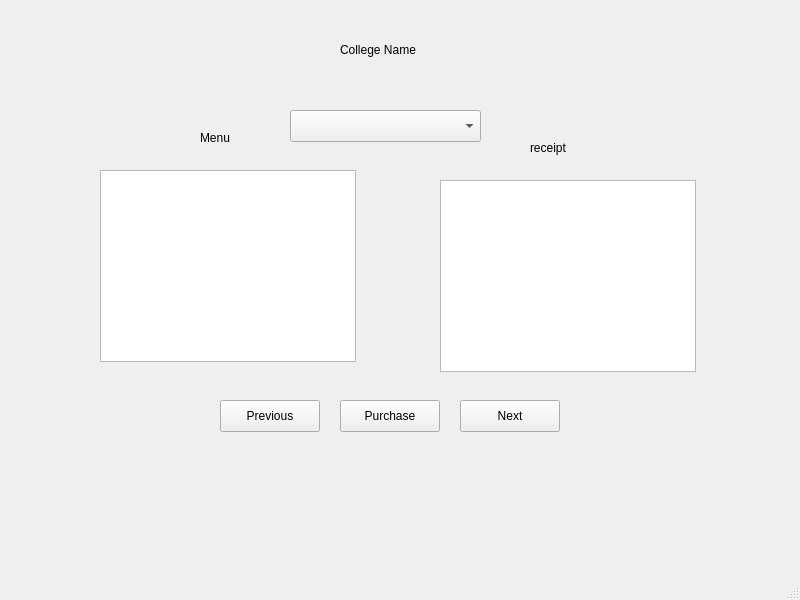
<?xml version="1.0" encoding="UTF-8"?>
<ui version="4.0">
 <class>arizonawindow</class>
 <widget class="QMainWindow" name="arizonawindow">
  <property name="geometry">
   <rect>
    <x>0</x>
    <y>0</y>
    <width>800</width>
    <height>600</height>
   </rect>
  </property>
  <property name="windowTitle">
   <string>MainWindow</string>
  </property>
  <widget class="QWidget" name="centralwidget">
   <widget class="QTextBrowser" name="textBrowser">
    <property name="geometry">
     <rect>
      <x>100</x>
      <y>170</y>
      <width>256</width>
      <height>192</height>
     </rect>
    </property>
   </widget>
   <widget class="QTextBrowser" name="textBrowser_2">
    <property name="geometry">
     <rect>
      <x>440</x>
      <y>180</y>
      <width>256</width>
      <height>192</height>
     </rect>
    </property>
   </widget>
   <widget class="QLabel" name="label">
    <property name="geometry">
     <rect>
      <x>340</x>
      <y>40</y>
      <width>151</width>
      <height>20</height>
     </rect>
    </property>
    <property name="text">
     <string>College Name</string>
    </property>
   </widget>
   <widget class="QLabel" name="label_2">
    <property name="geometry">
     <rect>
      <x>200</x>
      <y>130</y>
      <width>58</width>
      <height>16</height>
     </rect>
    </property>
    <property name="text">
     <string>Menu</string>
    </property>
   </widget>
   <widget class="QLabel" name="label_3">
    <property name="geometry">
     <rect>
      <x>530</x>
      <y>140</y>
      <width>58</width>
      <height>16</height>
     </rect>
    </property>
    <property name="text">
     <string>receipt</string>
    </property>
   </widget>
   <widget class="QComboBox" name="comboBox">
    <property name="geometry">
     <rect>
      <x>290</x>
      <y>110</y>
      <width>191</width>
      <height>32</height>
     </rect>
    </property>
   </widget>
   <widget class="QPushButton" name="pushButton">
    <property name="geometry">
     <rect>
      <x>340</x>
      <y>400</y>
      <width>100</width>
      <height>32</height>
     </rect>
    </property>
    <property name="text">
     <string>Purchase</string>
    </property>
   </widget>
   <widget class="QPushButton" name="pushButton_2">
    <property name="geometry">
     <rect>
      <x>460</x>
      <y>400</y>
      <width>100</width>
      <height>32</height>
     </rect>
    </property>
    <property name="text">
     <string>Next</string>
    </property>
   </widget>
   <widget class="QPushButton" name="pushButton_3">
    <property name="geometry">
     <rect>
      <x>220</x>
      <y>400</y>
      <width>100</width>
      <height>32</height>
     </rect>
    </property>
    <property name="text">
     <string>Previous</string>
    </property>
   </widget>
  </widget>
  <widget class="QMenuBar" name="menubar">
   <property name="geometry">
    <rect>
     <x>0</x>
     <y>0</y>
     <width>800</width>
     <height>22</height>
    </rect>
   </property>
  </widget>
  <widget class="QStatusBar" name="statusbar"/>
 </widget>
 <resources/>
 <connections/>
</ui>
